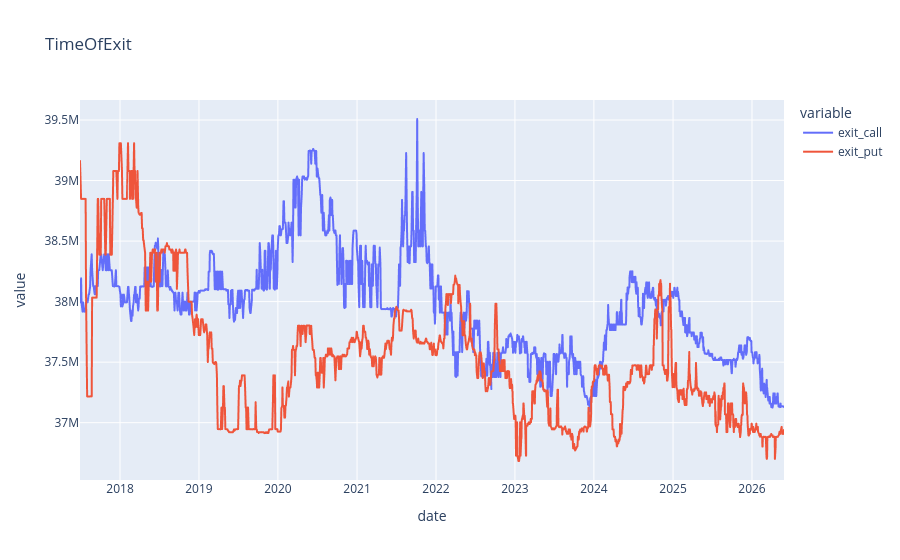

The notebook cell this image was saved under:
### Code cell
px.line(df_roll[['exit_call', 'exit_put']].iloc[50:], title='TimeOfExit')

### Figure 1 — Plotly figure (JSON) as saved in the notebook; plotly's stock layout.template omitted (floating-point values rounded to 4 significant figures; data arrays with more than 128 entries replaced by an {"elided": "..."} marker saying what was removed)
{"data": [{"hovertemplate": "variable=exit_call<br>date=%{x}<br>value=%{y}<extra></extra>", "legendgroup": "exit_call", "line": {"color": "#636efa", "dash": "solid"}, "marker": {"symbol": "circle"}, "mode": "lines", "name": "exit_call", "showlegend": true, "type": "scattergl", "x": {"elided": "1694 str values"}, "xaxis": "x", "y": {"elided": "1694 float values"}, "yaxis": "y"}, {"hovertemplate": "variable=exit_put<br>date=%{x}<br>value=%{y}<extra></extra>", "legendgroup": "exit_put", "line": {"color": "#EF553B", "dash": "solid"}, "marker": {"symbol": "circle"}, "mode": "lines", "name": "exit_put", "showlegend": true, "type": "scattergl", "x": {"elided": "1694 str values"}, "xaxis": "x", "y": {"elided": "1694 float values"}, "yaxis": "y"}], "layout": {"autosize": true, "legend": {"title": {"text": "variable"}, "tracegroupgap": 0}, "title": {"text": "TimeOfExit"}, "xaxis": {"anchor": "y", "autorange": true, "domain": [0, 1], "range": ["2017-06-30", "2026-05-29"], "title": {"text": "date"}, "type": "date"}, "yaxis": {"anchor": "x", "autorange": true, "domain": [0, 1], "range": [36530000.0, 39670000.0], "title": {"text": "value"}, "type": "linear"}}}
